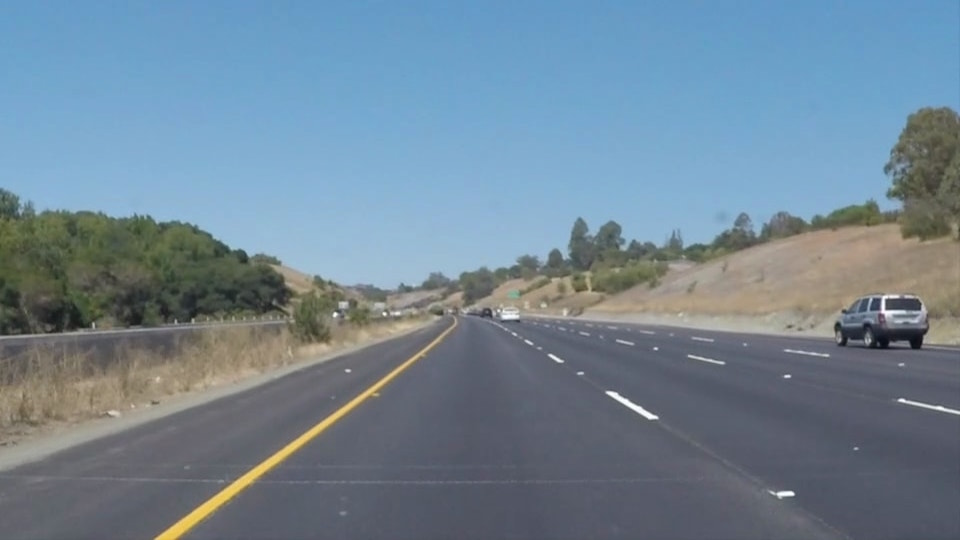
#> input picture solidYellowCurve.jpg, 960 x 540 px
$ python -i functions.py   (imports and definitions only)
#> lines starting #> are read from the running program, lines starting #| are printed output that depends on the picture; after the words box and inside, x2 and y2 are one past the last pixel; in counts of white or black regions, pixels touching at a corner belong together
#> further down, picture is the input picture: shape (540, 960, 3); mean B, G, R 149, 133.4, 113
import numpy as np
import cv2
import math
from drawline import drawline
from drawline2 import drawline2

def grayscale(img):
	return cv2.cvtColor(img,cv2.COLOR_RGB2GRAY)

def canny(img, low_threshold ,high_threshold):
	return cv2.Canny(img, low_threshold, high_threshold)

def gaussian(img, kernel_size):
	return cv2.GaussianBlur(img,(kernel_size,kernel_size),0)

def roi(img,vertices):
	mask = np.zeros_like(img)

	if len(img.shape)>2:
		channel_count = img.shape[2]
		ignore_mask_color = (255,)*channel_count
	else:
		ignore_mask_color = 255

	cv2.fillPoly(mask, vertices, ignore_mask_color)

	masked_image = cv2.bitwise_and(img,mask)
	return masked_image

def hough(img,rho,theta,threshold,min_line_length,max_line_gap):
	lines = cv2.HoughLinesP(img,rho,theta,threshold,np.array([]),min_line_length,max_line_gap)
	# line_img = np.zeros(img.shape,stype =npp.uint8) 1 chanel image grayscale
	line_img = np.zeros((*img.shape, 3), dtype = np.uint8)#3chanle rgb image
	drawline(line_img, lines)
	return line_img

def weighted_img(img,initial_img,a=0.8, b=1., c=0.):
	return cv2.addWeighted(initial_img, a, img, b, c)
"""
    `img` is the output of the hough_lines(), An image with lines drawn on it.
    Should be a blank image (all black) with lines drawn on it.

    `initial_img` should be the image before any processing.

    The result image is computed as follows:

    initial_img * a + img * b + c
    NOTE: initial_img and img must be the same shape!
    """

def filter_colors(image):
	# filter image to contain only white or yellow pixels

	#filter white
	white_threshold = 200
	lower_white = np.array([white_threshold,white_threshold,white_threshold])
	upper_white = np.array([255,255,255])
	white_mask = cv2.inRange(image,lower_white,upper_white)
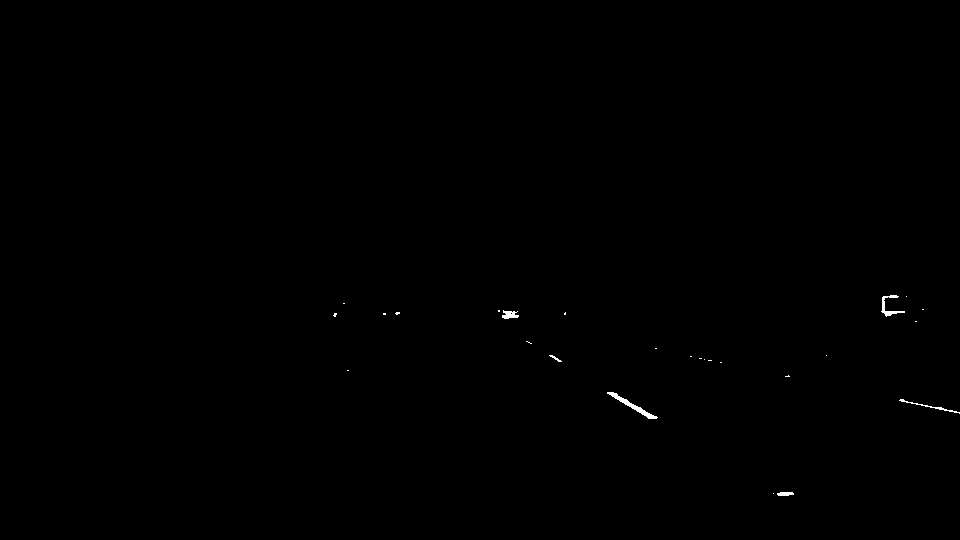
#> white_mask: shape (540, 960); 0.15% white; 26 white regions (20 under 20 px), largest, box (x1, y1, x2, y2) and area: (607, 392, 658, 419) 245, (881, 295, 905, 317) 150, (899, 399, 960, 414) 105, (502, 310, 519, 319) 100, (777, 492, 794, 496) 58, (549, 355, 562, 362) 29
	white_image = cv2.bitwise_and(image,image,mask = white_mask)

	hsv = cv2.cvtColor(image, cv2.COLOR_BGR2HSV)
#> hsv: shape (540, 960, 3); mean H, S, V 90, 67.7, 154.4
	lower_yellow = np.array([90,100,100])
	upper_yellow = np.array([110,255,255])
	yellow_mask = cv2.inRange(hsv, lower_yellow, upper_yellow)
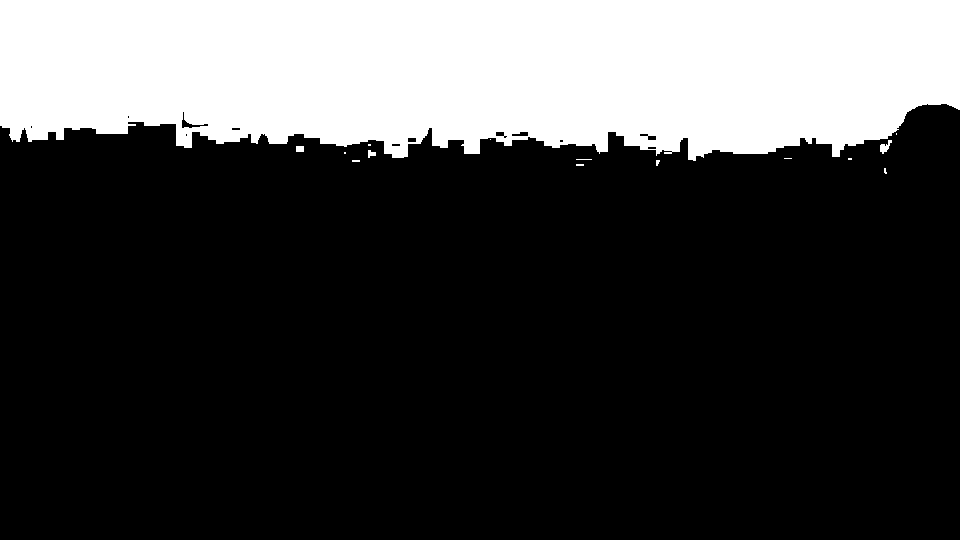
#> yellow_mask: shape (540, 960); 25.9% white; 15 white regions (11 under 20 px), largest, box (x1, y1, x2, y2) and area: (0, 0, 960, 161) 134119, (880, 140, 892, 154) 83, (296, 146, 304, 152) 48, (368, 150, 376, 158) 42
	yellow_image = cv2.bitwise_and(image, image, mask=yellow_mask)
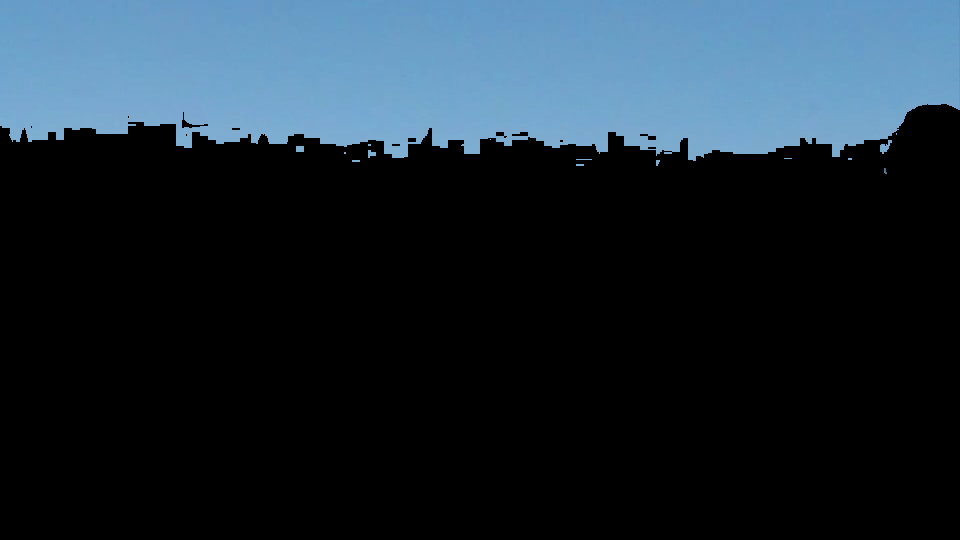
#> yellow_image: shape (540, 960, 3); mean B, G, R 52.5, 42.1, 28.8

	#combining the above images

	image2 = cv2.addWeighted(white_image,1., yellow_image,1.,0.)

	return image2

>>> import cv2
>>> picture = cv2.imread('solidYellowCurve.jpg')
>>> result = filter_colors(picture)
